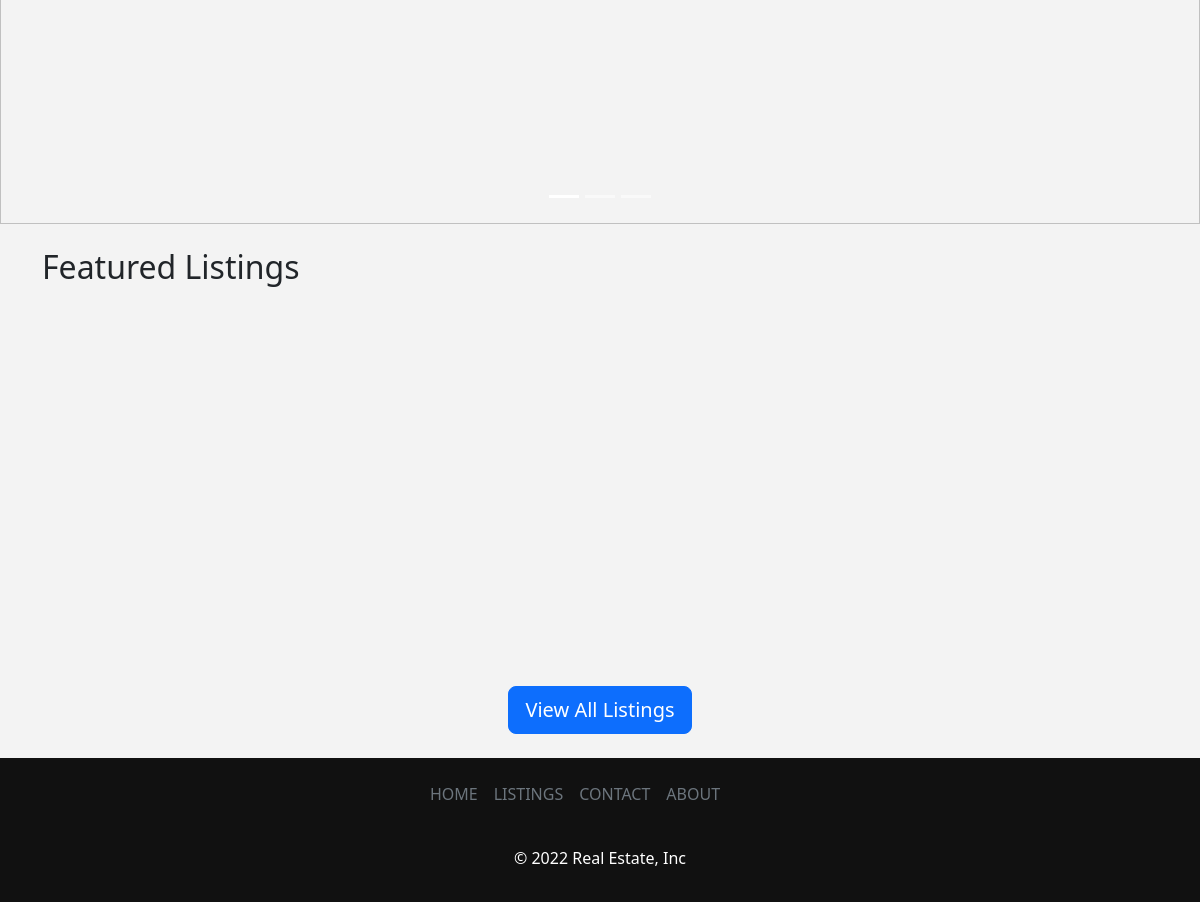
The app's page / (lower part), older data.
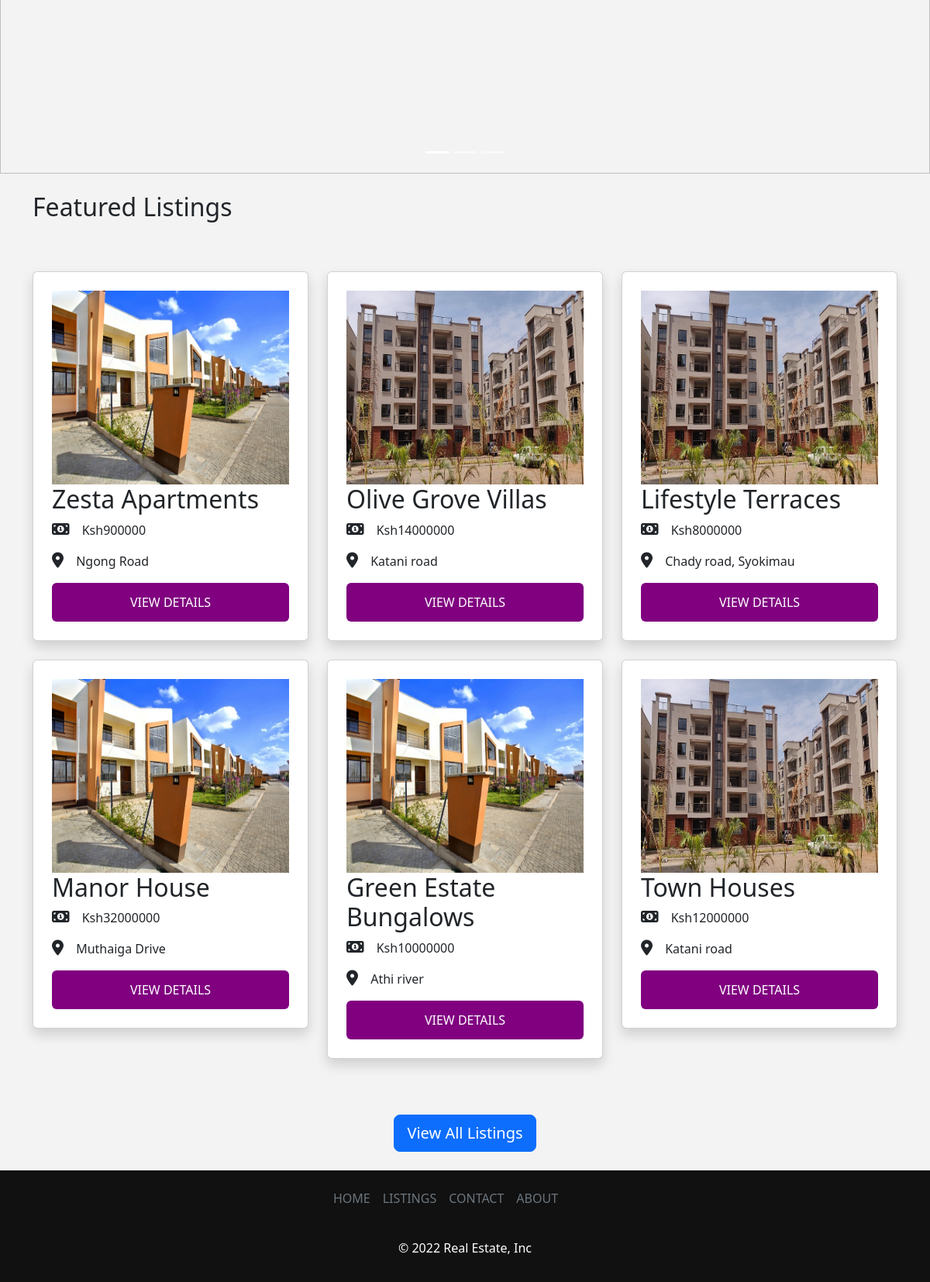
The same page, newer data.
### listings/models.py (models this page shows, shortened)
class Listing(models.Model):
    title = models.CharField(max_length=150)
    description = models.TextField(blank=True)
    price = models.IntegerField()
    num_bedrooms = models.IntegerField()
    num_bathrooms = models.IntegerField()
    square_footage = models.IntegerField()
    address = models.CharField(max_length=200)
    image = models.ImageField()
    is_featured = models.BooleanField(default=False)

### listings/views.py (the view)
# urls.py: path("", index, name="index"),
def index(request):
    listings = Listing.objects.order_by('-id')[:6]
    context = {'listings': listings}
    return render(request, 'index.html', context)

### templates/index.html
{% extends "base.html" %} <br />
{% block content %} <br />
{% include "includes/hero.html" %} <br />
<div class="container">
  <h2 class="pb-2">Featured Listings</h2>
  <div class="row py-5 row-cols-lg-3">
    {% for listing in listings %}<br />
    {% if listing.is_featured %}
    <div class="col-md-6">
      <div class="card shadow rounded p-4 mb-4">
        <img
          src="{{listing.image.url}}"
          alt="{{listing.title}}"
          class="img-fluid"
          style="height: 250px"
        />
        <h3 class="fs-2">{{ listing.title }}</h3>
        <p>
          <i class="fa fa-money" aria-hidden="true"></i> Ksh{{listing.price}}
        </p>
        <p>
          <i class="fa fa-map-marker" aria-hidden="true"></i>
          {{listing.address}}
        </p>
        <a href="listings/{{listing.id}}/" class="btn real-btn">
          View Details
        </a>
      </div>
    </div>
    {% endif %} <br />
    {% endfor %}
  </div>
</div>
<div class="text-center">
  <a href="{% url 'listings' %}" class="btn btn-primary btn-lg"
    >View All Listings</a
  >
</div>
{% endblock content %}

### templates/base.html (shortened to what this page needs)
{% load static %}
<!DOCTYPE html>
<html lang="en">
  <head>
    <link
      href="https://cdn.jsdelivr.net/npm/bootstrap@5.2.2/dist/css/bootstrap.min.css"
      rel="stylesheet"
    />
    <link rel="stylesheet" href="{% static 'css/styles.css' %}" />
  </head>
  <body>
    {% include "includes/navbar.html" %}<br />
    {% block content %}{% endblock content %} {% include "includes/footer.html" %}
  </body>
</html>

### templates/includes/hero.html (shortened to what this page needs)
<div id="myCarousel" class="carousel slide" data-bs-ride="carousel">
  <div class="carousel-indicators">
    <button
      type="button"
      data-bs-target="#myCarousel"
      data-bs-slide-to="0"
      class="active"
      aria-current="true"
      aria-label="Slide 1"
    ></button>
    <button
      type="button"
      data-bs-target="#myCarousel"
      data-bs-slide-to="1"
      aria-label="Slide 2"
    ></button>
    <button
      type="button"
      data-bs-target="#myCarousel"
      data-bs-slide-to="2"
      aria-label="Slide 3"
    ></button>
  </div>
  <div class="carousel-inner">
    <div class="carousel-item active">
    </div>
  </div>
  <button
    class="carousel-control-prev"
    type="button"
    data-bs-target="#myCarousel"
    data-bs-slide="prev"
  >
  </button>
  <button
    class="carousel-control-next"
    type="button"
    data-bs-target="#myCarousel"
    data-bs-slide="next"
  >
  </button>
</div>

### templates/includes/footer.html
<footer class="py-3 mt-4 footer">
  <ul class="nav justify-content-center pb-3 mb-3">
    <li class="nav-item">
      <a href="{% url 'index' %}" class="nav-link px-2 text-muted">Home</a>
    </li>
    <li class="nav-item">
      <a href="{% url 'listings' %}" class="nav-link px-2 text-muted"
        >Listings</a
      >
    </li>
    <li class="nav-item">
      <a href="#" class="nav-link px-2 text-muted">Contact</a>
    </li>
    <li class="nav-item">
      <a href="#" class="nav-link px-2 text-muted">About</a>
    </li>
  </ul>
  <p class="text-center">&copy; 2022 Real Estate, Inc</p>
</footer>

### static/css/styles.css (style rules this page uses)
body { background-color: #f3f3f3; }
.real-btn { padding: 12px 20px; background-color: purple; color: #fff; text-transform: uppercase; }
.card i { font-size: 20px; margin-right: 12px; }
.nav { margin-right: 50px; text-transform: uppercase; }
.carousel { position: relative; }
.carousel-item { width: 100%; height: 100vh; }
.footer { background-color: #111; color: #fff; }
.footer a { color: #fff; }

Row changes from the older to the newer data that the page shows:
added Listing: image (picture), title "Zesta Apartments", price "900000", address "Ngong Road"
now on this page (row edited): Listing: image (picture), title "Olive Grove Villas", price "14000000", address "Katani road"
now on this page (row edited): Listing: image (picture), title "Lifestyle Terraces", price "8000000", address "Chady road, Syokimau"
now on this page (row edited): Listing: image (picture), title "Manor House", price "32000000", address "Muthaiga Drive"
now on this page (row edited): Listing: image (picture), title "Green Estate Bungalows", price "10000000", address "Athi river"
now on this page (row edited): Listing: image (picture), title "Town Houses", price "12000000", address "Katani road"
